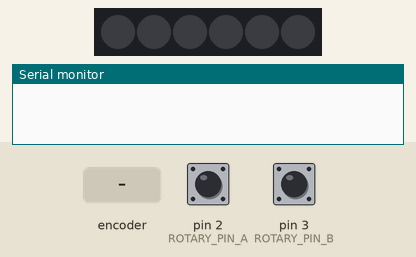
A sketch run on a simulated Arduino Uno, built with avr-gcc and run on an emulated ATmega328P. Parts: 6 RGB LEDs in strip order, left to right, the last lines printed to the serial monitor. The inputs (shaded band) are chosen by the test bench; at power-on: pin 2 (ROTARY_PIN_A) HIGH, pin 3 (ROTARY_PIN_B) HIGH.

Above: at 1.2 s.
1.3 s: rotary encoder on pin 2 (ROTARY_PIN_A) / pin 3 (ROTARY_PIN_B) turned 3 steps (first pin leading)
At 2.4 s:
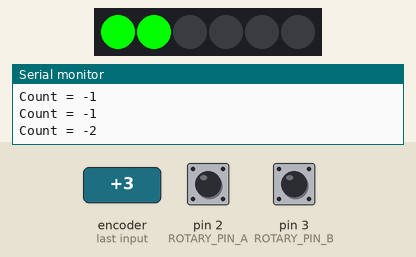
3.4 s: rotary encoder on pin 2 (ROTARY_PIN_A) / pin 3 (ROTARY_PIN_B) turned 3 steps (first pin leading)
At 5.1 s:
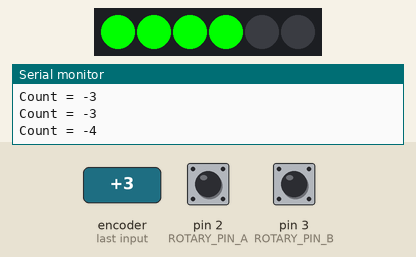
5.5 s: rotary encoder on pin 2 (ROTARY_PIN_A) / pin 3 (ROTARY_PIN_B) turned 3 steps (first pin leading)
At 6.8 s:
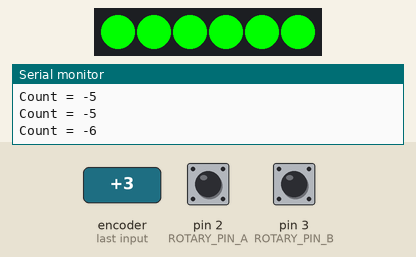
Timing chart, 0 to 8.5 s (numbered marks = the images above; inputs shaded):
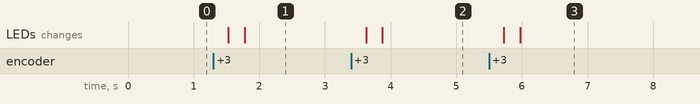

The sketch:

ticktock.ino
```cpp
#include <FastLED.h>
#define NUM_LEDS 6
#define LED_PIN 6
#define ROTARY_PIN_A 2
#define ROTARY_PIN_B 3

const int INTERVAL = 3;

volatile boolean fired = false;
volatile long rotaryCount = 0;
volatile int tmpIntervalPos = 0;
volatile int tmpIntervalNeg = 0;
long oldRotaryCount = 0;
int ledLightUp = 0;

CRGB leds[NUM_LEDS];

void countUp() {
  tmpIntervalNeg = 0;
  tmpIntervalPos++;

  if (tmpIntervalPos == INTERVAL) {
    rotaryCount++;
    tmpIntervalPos = 0;
  }
}

void countDown() {
  tmpIntervalPos = 0;
  tmpIntervalNeg++;

  if (tmpIntervalNeg == INTERVAL) {
    rotaryCount--;
    tmpIntervalNeg = 0;
  }
}

// Interrupt Service Routine by Nick Gammon
void isr() {
  static boolean ready;
  static byte pinA, pinB;

  // wait for main program to process it
  if (fired)
    return;

  byte newPinA = digitalRead(ROTARY_PIN_A);
  byte newPinB = digitalRead(ROTARY_PIN_B);

  // Forward is: LH/HH or HL/LL
  // Reverse is: HL/HH or LH/LL

  // so we only record a turn on both the same (HH or LL)
  if (newPinA == newPinB) {
    if (ready) {

      if (newPinA == HIGH) {  // must be HH now
        if (pinA == LOW) {
          countUp();
        } else {
          countDown();
        }
      } else { // must be LL now
        if (pinA == LOW) {
          countDown();
        } else {
          countUp();
        }
      }

      fired = true;
      ready = false;
    }  // end of being ready

    // end of completed click
  } else {
    ready = true;
  }

  pinA = newPinA;
  pinB = newPinB;
}

void reset() {
  for (int i = 0; i < NUM_LEDS; i++) {
    leds[i].setRGB(0, 0, 0);
    FastLED.show();
  }

  // activate pull-up resistors
  digitalWrite(ROTARY_PIN_A, HIGH);
  digitalWrite(ROTARY_PIN_B, HIGH);

  attachInterrupt(0, isr, CHANGE);   // ROTARY_PIN_A
  attachInterrupt(1, isr, CHANGE);   // ROTARY_PIN_B
}

void setup()  {
  Serial.begin (115200);

  FastLED.addLeds<NEOPIXEL, LED_PIN>(leds, NUM_LEDS);
  reset();
}

void loop()  {

  if (fired)
  {
    Serial.print ("Count = ");
    Serial.println (rotaryCount);
    fired = false;

    if (oldRotaryCount < rotaryCount) {
      // clockwise

      if (ledLightUp >= 0) {
        leds[ledLightUp].setRGB(0, 0, 0);
        FastLED.show();

        if (ledLightUp > 0) {
          ledLightUp--;
        }
      }

    } else if (oldRotaryCount > rotaryCount) {
      // counter-clockwise

      if (ledLightUp < NUM_LEDS) {
        leds[ledLightUp].setRGB(0, 255, 0);
        FastLED.show();

        if (ledLightUp < (NUM_LEDS - 1)) {
          ledLightUp++;
        }
      }
    }

    oldRotaryCount = rotaryCount;
  }
}
```

Measured:
- after the input at 1.3 s, the LEDs: first change after 0.23 s (image 1 shows a later state)
- after the input at 3.4 s, the LEDs: first change after 0.23 s (image 2 shows a later state)
- after the input at 5.5 s, the LEDs: first change after 0.23 s (image 3 shows a later state)
